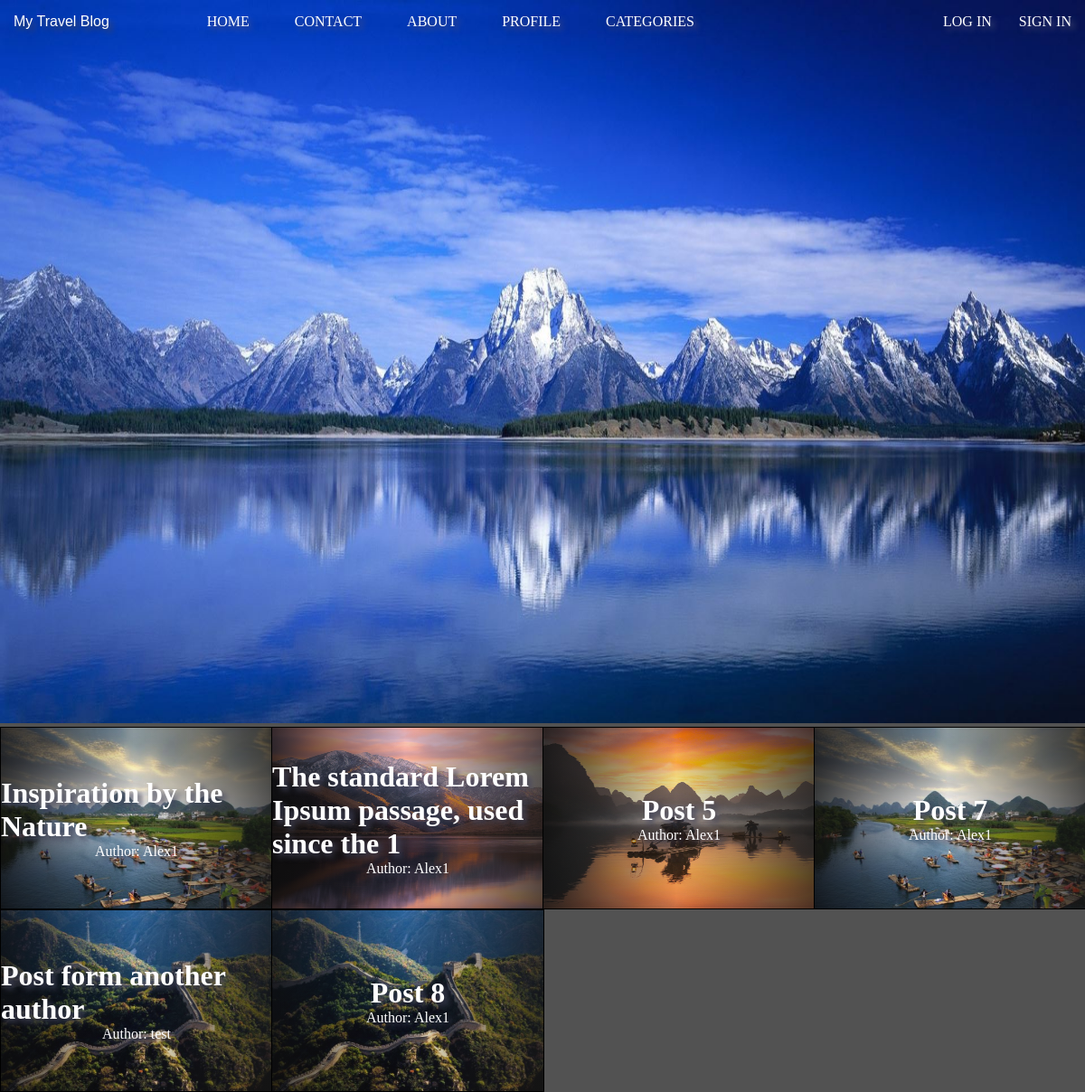
The app's page /posts/posts_by_category/1/ with its own data.
### posts/models.py (models this page shows, shortened)
class Category(models.Model):
    name = models.CharField(
        null=True,
        max_length=50
    )
    slug = models.SlugField(
        null=True,
    )
    snippet = models.TextField(
        null=True,
        max_length=200,
    )
    image = models.ImageField(
        null=True,
        upload_to=('categories/%Y/%m/%d')
    )
    image_header = models.ImageField(
        null=True,
        upload_to=('categories/%Y/%m/%d')
    )

class Post(models.Model):
    title = models.CharField(
        null=True,
        max_length=50
    )
    slug = models.SlugField(
        null=True,
    )
    body = models.TextField(
        null=True,
    )
    snippet = models.TextField(
        null=True,
        max_length=200,
    )
    image = models.ImageField(
        null=True,
        upload_to='post_images/%Y/%m/%d'
    )
    category = models.ForeignKey(
        Category,
        on_delete=models.CASCADE,
        null=True,
    )
    author = models.ForeignKey(
        BlogUser,
        on_delete=models.CASCADE,
        null=True,
    )
    views = models.IntegerField(
        default=0,
    )
    likes = models.ManyToManyField(
        BlogUser,
        default=0,
        related_name='likes',
    )
    def get_absolute_url(self):
        return reverse(
            'post_view',
            kwargs={
                'pk': self.id,
                'cpk': self.category.id,
                'apk': self.author.id,
            }
        )

### users/models.py (models this page shows, shortened)
class BlogUser(AbstractUser):
    photo = models.ImageField(
        null=True,
        upload_to='photo/%Y/%m/%d'
    )
    age = models.IntegerField(
        null=True
    )
    city = models.CharField(
        null=True,
        max_length=20,
    )
    is_admin = models.BooleanField(
        default=False,
    )
    is_director = models.BooleanField(
        default=False,
    )
    REQUIRED_FIELDS = ['email']

### posts/views.py (the view)
# urls.py: path('posts_by_category/<pk>/', PostsByCategory.as_view(), name='posts_by_category'),
class PostsByCategory(ListView):
    model = Post
    context_object_name = 'posts'
    template_name = 'posts_by_category.html'
    def get_context_data(self, **kwargs):
        context = {
            'posts': Post.objects.filter(category__id=self.kwargs['pk']),
            'categories': Category.objects.filter(id=self.kwargs['pk']),
        }
        return context

### posts/templates/posts_by_category.html (shortened to what this page needs)
{% extends 'base.html' %}
{% load static %}
    {% block content %}
    {% for cat in categories %}
    <div class="top-img">
        <img src="{{ cat.image_header.url }}" alt="">
        <div class="header-txt">
            <h3>{{ cat.name }}</h3>
            <p>{{ cat.snippet }}</p>
        </div>
    </div>
    {% endfor %}
    <div class="post-by-category-container">
        {% for post in posts %}
        <a href="{{ post.get_absolute_url }}">
            <div class="post-container">
            {% if post.image %}
            <img src="{{ post.image.url }}" alt="">
            {% endif %}
            <div class="inside-grid">
                <h1>{{ post.title }}</h1>
                <p>Author: {{ post.author.username }}</p>
            </div>
        </div>
        </a>
        {% endfor %}
    </div>
    {% endblock %}

### static/css/base.css (style rules this page uses)
* { margin: auto; padding: 0; }
body { background-color: #525252; }

### static/css/login.css (style rules this page uses)
::placeholder { color: #e5e5e5; }

### static/css/post_by_category.css (style rules this page uses)
body { background-color: #525252; }
.top-img img { width: 100%; height: 100vh; }
.top-img .header-txt { display: flex; flex-direction: column; justify-content: center; align-items: center; position: absolute; top: 70%; width: 60%; margin-left: 20%; color: white; font-family: 'Franklin Gothic Medium', 'Arial Narrow', Arial, sans-serif; font-size: 25px; text-shadow: 4px 4px 6px rgba(66, 68, 90, 1); }
.top-img .header-txt h3 { font-family: 'Franklin Gothic Medium', 'Arial Narrow', Arial, sans-serif; font-size: 50px; text-shadow: 4px 4px 6px rgba(66, 68, 90, 1); }
.post-by-category-container { display: grid; grid-template-columns: repeat(auto-fill, minmax(200px, 25%)); }
.post-container { border: 1px solid black; width: 100%; height: 200px; position: relative; transition: transform; transition-duration: 1.5s; cursor: pointer; }
.post-container img { position: absolute; width: 100%; height: 200px; }
.post-container .inside-grid { width: 100%; height: 200px; position: absolute; display: flex; flex-direction: column; align-items: center; justify-content: center; color: white; background: linear-gradient(90deg, rgba(16,16,17,0.8018557764902836) 0%, rgba(175,175,186,0.06235997817095584) 49%, rgba(27,27,27,0.7458333675266982) 100%); }

### static/css/header.css (style rules this page uses)
* { text-shadow: 4px 4px 6px rgba(66, 68, 90, 1); margin: 0; padding: 0; }
a { text-decoration: none; font-family: 'Franklin Gothic Medium'; color: white; text-shadow: 4px 4px 6px rgb(83, 80, 121); }

### records on screen
Category: image_header (picture)
Post: image (picture), title "Inspiration by the Nature", author.username "Alex1"
Post: image (picture), title "The standard Lorem Ipsum passage, used since the 1", author.username "Alex1"
Post: image (picture), title "Post 5", author.username "Alex1"
Post: image (picture), title "Post 7", author.username "Alex1"
Post: image (picture), title "Post form another author", author.username "test"
Post: image (picture), title "Post 8", author.username "Alex1"
